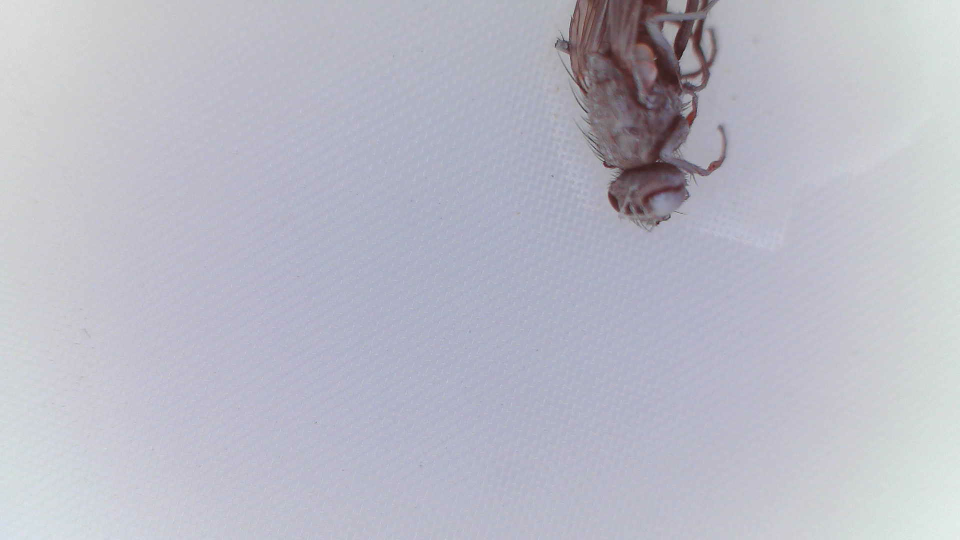
#> input picture Data/training data/set1/frame_00001_x346.00_y272.00.png, 1920 x 1080 px (shown at 1/2 size)
$ python bugpicker_detect.py '../Data/training data/set1/frame_00001_x346.00_y272.00.png'
#> lines starting #> are read from the running program, lines starting #| are printed output that depends on the picture; after the words box and inside, x2 and y2 are one past the last pixel; in counts of white or black regions, pixels touching at a corner belong together
#> in detect_black_rectangles, image is the input picture: shape (1080, 1920, 3); mean B, G, R 197.1, 185.5, 185.2
#!/usr/bin/env python3
import json
import os
import sys

import cv2
import numpy as np


MIN_AREA_PX = 2500
MAX_AREA_FRACTION = 0.08
MAX_RECT_AREA_FRACTION = 0.10
MAX_SHORT_SIDE_FRACTION = 0.28
MAX_LONG_SIDE_FRACTION = 0.45
MIN_RECTANGULARITY = 0.55
MIN_ASPECT_RATIO = 1.35
MAX_ASPECT_RATIO = 6.0
MAX_INSIDE_MEAN_INTENSITY = 95
MIN_BACKGROUND_CONTRAST = 22
FIXED_DARK_THRESHOLD = 75
CLOSE_KERNEL_SIZE = 9
OPEN_KERNEL_SIZE = 5
BOUNDING_BOX_COLOR = (0, 255, 0)
CENTROID_COLOR = (0, 0, 255)
LABEL_COLOR = (255, 255, 255)
LABEL_BACKGROUND_COLOR = (0, 128, 0)
LINE_THICKNESS = 2
CENTROID_MARK_SIZE = 10


def annotated_path_for(image_path):
    base, ext = os.path.splitext(image_path)
    return "%s_boxed%s" % (base, ext or ".png")


# [17 lines left out: function mark_centroid, not called in this run]


def make_dark_mask(gray):
    blurred = cv2.GaussianBlur(gray, (5, 5), 0)

    _, mask = cv2.threshold(
        blurred,
        FIXED_DARK_THRESHOLD,
        255,
        cv2.THRESH_BINARY_INV,
    )
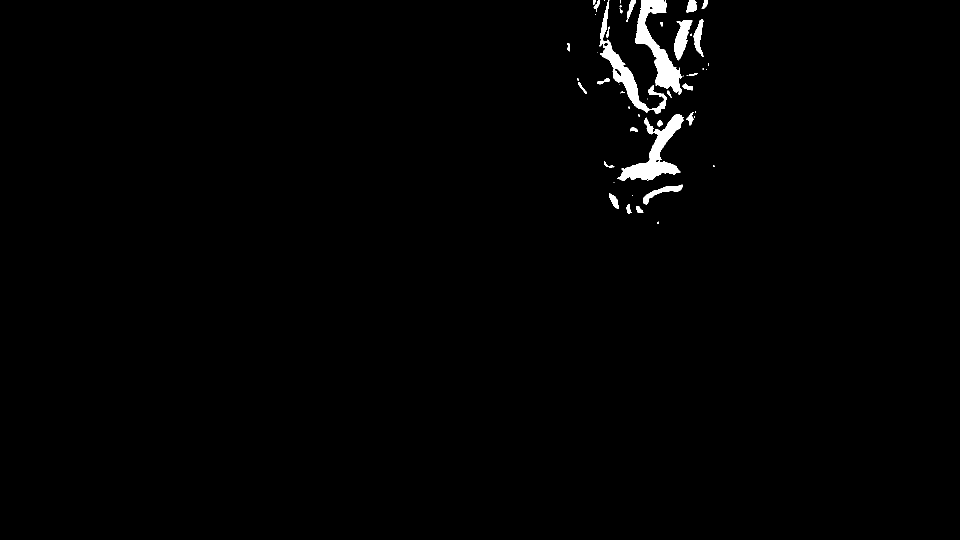
#> mask: shape (1080, 1920) (shown at 1/2 size); 1.1% white; 51 white regions (24 under 20 px), largest, box (x1, y1, x2, y2) and area: (1271, 0, 1364, 190) 5894, (1235, 228, 1367, 362) 5626, (1199, 0, 1334, 227) 4575

    # Fill light handwriting and ragged reflection gaps inside the black label.
    mask = cv2.morphologyEx(
        mask,
        cv2.MORPH_CLOSE,
        cv2.getStructuringElement(
            cv2.MORPH_RECT,
            (CLOSE_KERNEL_SIZE, CLOSE_KERNEL_SIZE),
        ),
    )
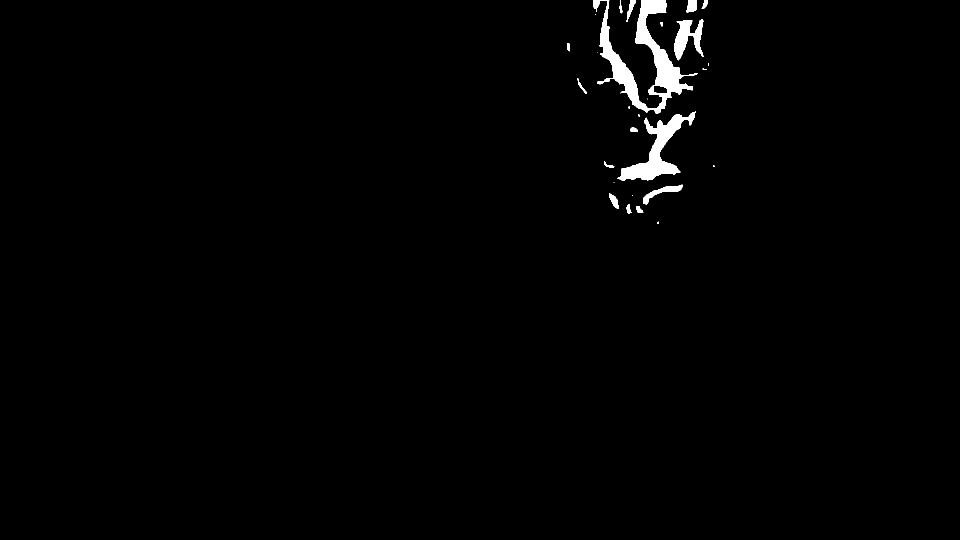
#> mask: shape (1080, 1920) (shown at 1/2 size); 1.1% white; 27 white regions (10 under 20 px), largest, box (x1, y1, x2, y2) and area: (1186, 0, 1396, 227) 12198, (1235, 222, 1392, 362) 6338, (1348, 39, 1407, 121) 2394
    mask = cv2.morphologyEx(
        mask,
        cv2.MORPH_OPEN,
        cv2.getStructuringElement(cv2.MORPH_RECT, (OPEN_KERNEL_SIZE, OPEN_KERNEL_SIZE)),
    )
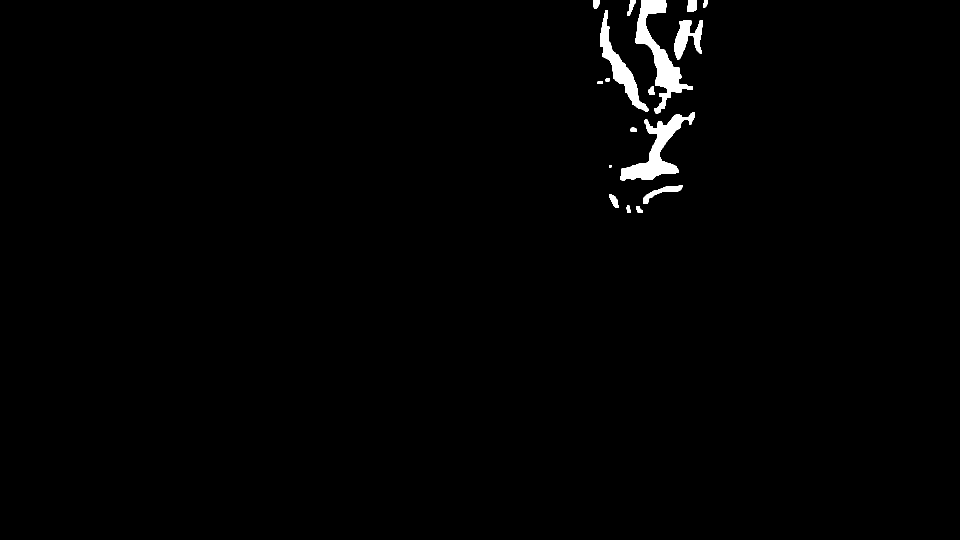
#> mask: shape (1080, 1920) (shown at 1/2 size); 1.1% white; 17 white regions
    return mask


# [47 lines left out: functions mark_label, contour_contrast, not called in this run]


def detect_black_rectangles(image_path):
    image = cv2.imread(image_path)
    if image is None:
        raise RuntimeError("Could not read image: %s" % image_path)

    gray = cv2.cvtColor(image, cv2.COLOR_BGR2GRAY)
    mask = make_dark_mask(gray)

    image_area = image.shape[0] * image.shape[1]
    reference_side = min(image.shape[0], image.shape[1])
    max_area = image_area * MAX_AREA_FRACTION
    max_rect_area = image_area * MAX_RECT_AREA_FRACTION
    max_short_side = reference_side * MAX_SHORT_SIDE_FRACTION
    max_long_side = reference_side * MAX_LONG_SIDE_FRACTION
    candidates = []

    contours, _ = cv2.findContours(mask, cv2.RETR_EXTERNAL, cv2.CHAIN_APPROX_SIMPLE)
#> contours = 17 contours, 1 with area under 20; largest, box (x1, y1, x2, y2) and area: (1271, 0, 1385, 227) 6610, (1240, 225, 1390, 361) 5972, (1200, 20, 1297, 223) 4142, (1349, 40, 1406, 119) 2160, (1287, 370, 1365, 408) 748
    for contour in contours:
        area = cv2.contourArea(contour)
        if area < MIN_AREA_PX or area > max_area:
            continue

        rect = cv2.minAreaRect(contour)
        (center_x, center_y), (width, height), angle = rect
        rect_area = width * height
        if rect_area <= 0:
            continue

        short_side = min(width, height)
        long_side = max(width, height)
        if short_side <= 0:
            continue
        if rect_area > max_rect_area:
            continue
        if short_side > max_short_side or long_side > max_long_side:
            continue

        aspect_ratio = long_side / short_side
        if aspect_ratio < MIN_ASPECT_RATIO or aspect_ratio > MAX_ASPECT_RATIO:
            continue

        rectangularity = area / rect_area
        if rectangularity < MIN_RECTANGULARITY:
            continue

        mean_intensity, background_mean, contrast = contour_contrast(gray, contour)
        if mean_intensity > MAX_INSIDE_MEAN_INTENSITY:
            continue
        if contrast < MIN_BACKGROUND_CONTRAST:
            continue

        box = cv2.boxPoints(rect)
        box = np.intp(box)

        score = contrast * rectangularity * min(aspect_ratio, 3.0)
        candidates.append(
            {
                "centroid_px": [float(center_x), float(center_y)],
                "area_px": float(area),
                "rectangularity": float(rectangularity),
                "aspect_ratio": float(aspect_ratio),
                "mean_intensity": float(mean_intensity),
                "background_mean_intensity": float(background_mean),
                "background_contrast": float(contrast),
                "angle_degrees": float(angle),
                "size_px": [float(width), float(height)],
                "box_px": box.astype(float).tolist(),
                "score": float(score),
            }
        )
#> this loop made 17 passes
#> area on passes 1, 2, 3, 4, 6, 8, 9, 10: 105.5, 71.5, 267, 747.5, 74.5, 141, 47, 39
#> after the loop, candidates = []

    candidates.sort(key=lambda item: (item["centroid_px"][1], item["centroid_px"][0]))
    for index, candidate in enumerate(candidates, 1):
        candidate["id"] = index
#> this loop made 0 passes

    if candidates:
        annotated = image.copy()
        for candidate in candidates:
            box = np.array(candidate["box_px"], dtype=np.int32)
            cv2.drawContours(annotated, [box], 0, BOUNDING_BOX_COLOR, LINE_THICKNESS)
            mark_label(annotated, candidate["id"], box)
            center_x, center_y = candidate["centroid_px"]
            mark_centroid(annotated, center_x, center_y)

        output_path = annotated_path_for(image_path)
        cv2.imwrite(output_path, annotated)
        for candidate in candidates:
            candidate["annotated_image_path"] = output_path

    return candidates


def main():
    if len(sys.argv) != 2:
        raise SystemExit("Usage: bugpicker_detect.py IMAGE_PATH")

    detections = detect_black_rectangles(sys.argv[1])
#> detections = []
    print(
        json.dumps(
            {
                "found": len(detections) > 0,
                "detections": detections,
            }
        )
    )
#| {"found": false, "detections": []}


if __name__ == "__main__":
    main()

$ run again, on Data/training data/set1/frame_00003_x362.00_y272.00.png
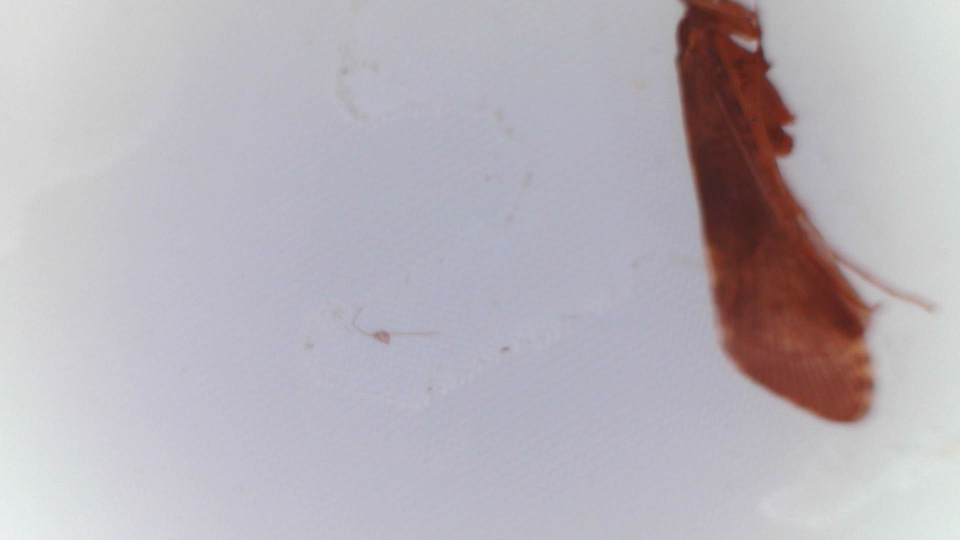
#> input picture Data/training data/set1/frame_00003_x362.00_y272.00.png, 1920 x 1080 px (shown at 1/2 size)
#> in detect_black_rectangles, image is the input picture: shape (1080, 1920, 3); mean B, G, R 185, 178, 183.1
#> in detect_black_rectangles, `gray = cv2.cvtColor(image, cv2.COLOR_BGR2GRAY)`:
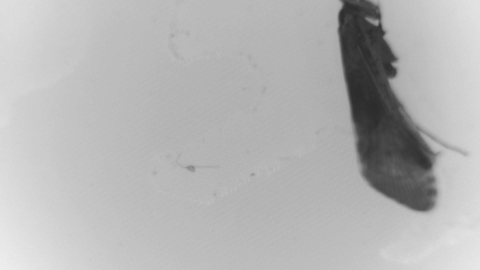
#> gray: shape (1080, 1920) (shown at 1/4 size); min 42, max 242, mean 180.3
#> in make_dark_mask, `_, mask = cv2.threshold( blurred, FIXED_DARK_THRESHOLD, 255, cv2.THRES..`:
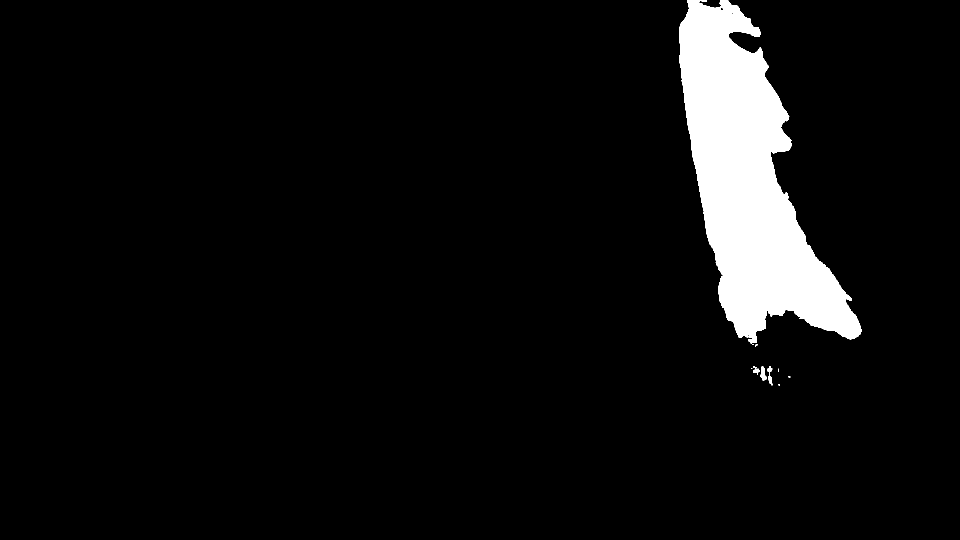
#> mask: shape (1080, 1920) (shown at 1/2 size); 5.8% white; 10 white regions (6 under 20 px), largest, box (x1, y1, x2, y2) and area: (1358, 0, 1724, 687) 120106, (1521, 732, 1533, 761) 208, (1535, 733, 1546, 771) 191, (1506, 733, 1520, 750) 116
#> contours = 2 contours; box (x1, y1, x2, y2) and area: (1358, 0, 1723, 690) 119618, (1506, 734, 1544, 767) 676
#> the loop in detect_black_rectangles, `for contour in contours:` made 2 passes
#> area on pass 1: 675.5
#> after the loop in detect_black_rectangles, `for contour in contours:`: candidates = []
#| {"found": false, "detections": []}

$ run again, on Data/training data/set1/frame_00004_x370.00_y272.00.png
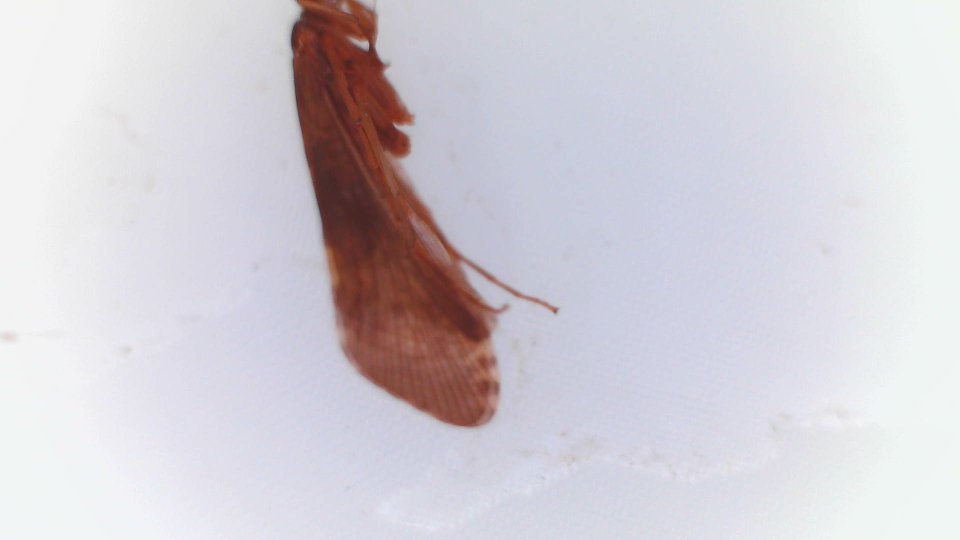
#> input picture Data/training data/set1/frame_00004_x370.00_y272.00.png, 1920 x 1080 px (shown at 1/2 size)
#> in detect_black_rectangles, image is the input picture: shape (1080, 1920, 3); mean B, G, R 212.8, 205.9, 210
#> in make_dark_mask, `_, mask = cv2.threshold( blurred, FIXED_DARK_THRESHOLD, 255, cv2.THRES..`:
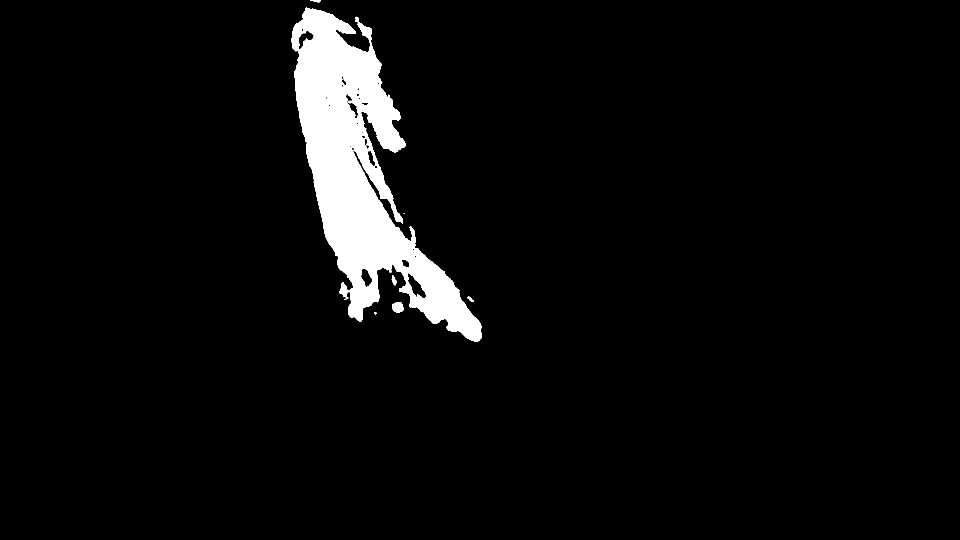
#> mask: shape (1080, 1920) (shown at 1/2 size); 4.6% white; 7 white regions (1 under 20 px), largest, box (x1, y1, x2, y2) and area: (583, 15, 964, 683) 94072, (784, 604, 808, 625) 397, (783, 550, 793, 571) 117, (620, 0, 641, 5) 67, (935, 593, 948, 604) 66, (748, 624, 753, 630) 21
#> in make_dark_mask, `mask = cv2.morphologyEx( mask, cv2.MORPH_CLOSE, cv2.getStructuringElem..`:
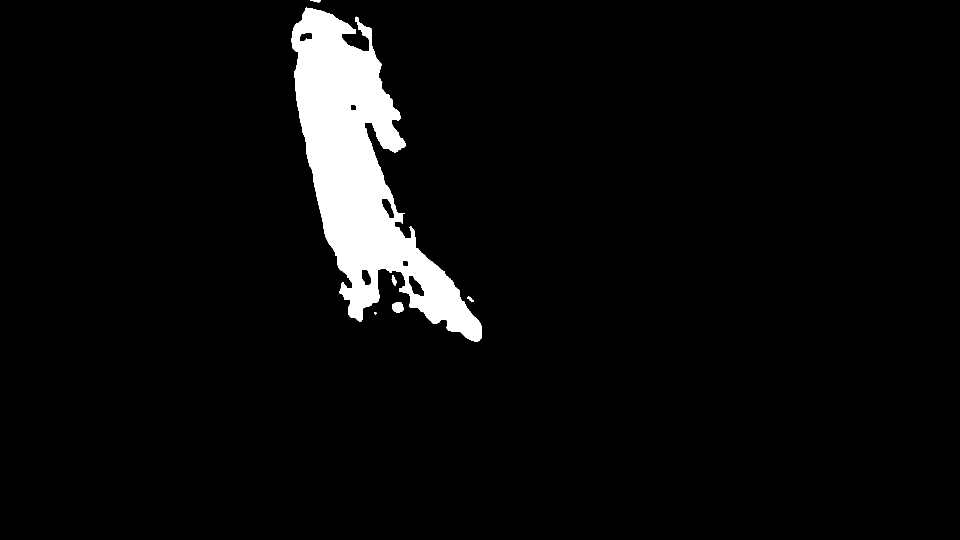
#> mask: shape (1080, 1920) (shown at 1/2 size); 4.7% white; 6 white regions, box (x1, y1, x2, y2) and area: (583, 15, 964, 683) 96992, (784, 604, 808, 625) 397, (783, 550, 793, 571) 123, (935, 593, 948, 604) 68, (620, 0, 641, 5) 67, (748, 624, 753, 630) 21
#> contours = 6 contours; box (x1, y1, x2, y2) and area: (583, 16, 964, 683) 97392, (716, 46, 744, 80) 480, (784, 604, 807, 625) 362, (784, 554, 793, 569) 83, (711, 35, 718, 44) 48, (627, 0, 641, 4) 35
#> the loop in detect_black_rectangles, `for contour in contours:` made 6 passes
#> area on passes 1, 2, 3, 4, 6: 362, 83, 480, 47.5, 35
#> after the loop in detect_black_rectangles, `for contour in contours:`: candidates = []
#| {"found": false, "detections": []}
